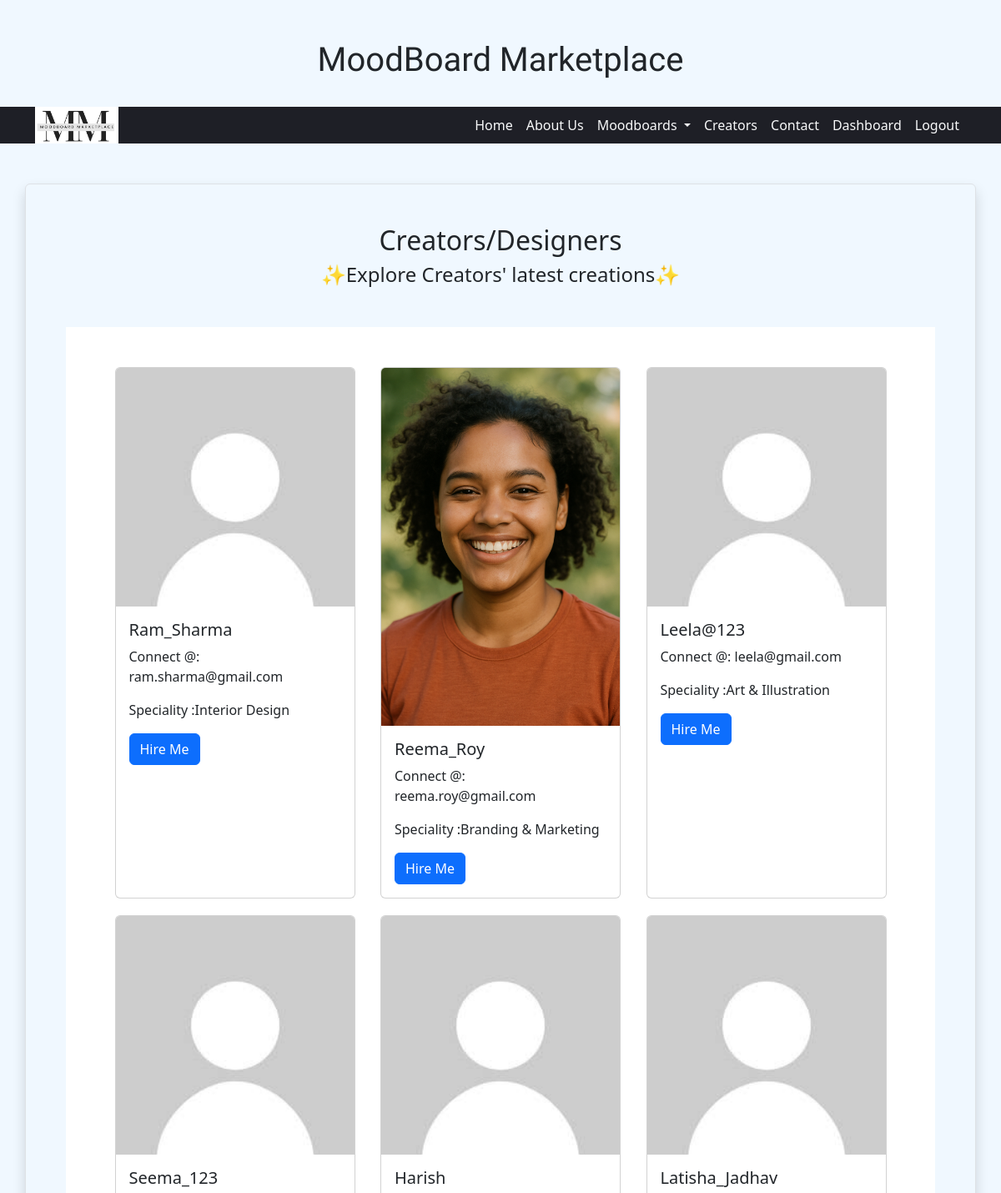
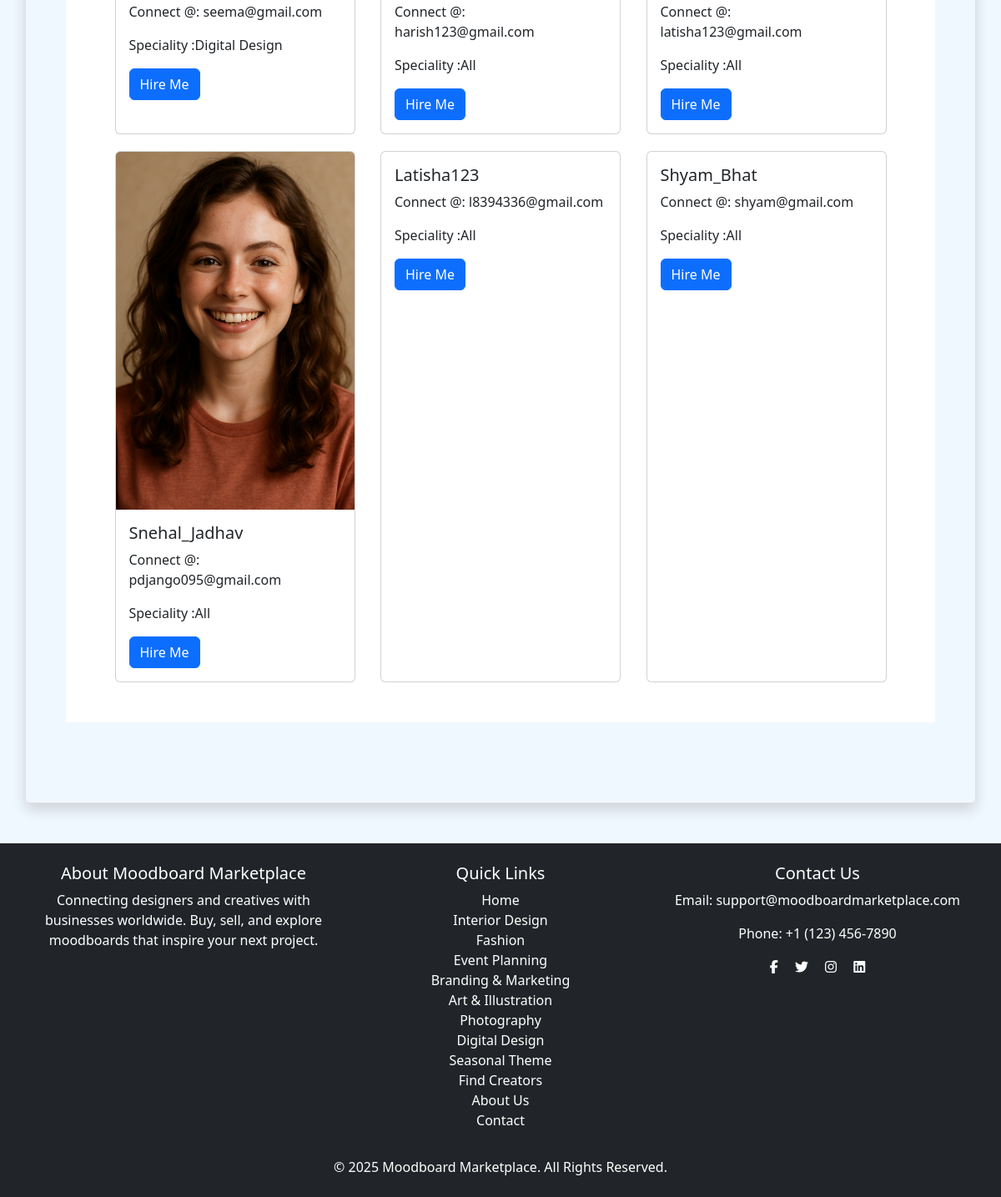
The app's page /moodboards/creators/ (signed in) with its own data (2 pictures, top to bottom).
### moodboards/models.py (models this page shows, shortened)
class User(AbstractUser):
    ROLE_CHOICES = [
        ('creator', 'Creator/Designer'),
        ('buyer', 'Buyer'),
    ]
    Categories = [
    		('All','All'),
		('Seasonal Theme','Seasonal Theme'),
		('Digital Design','Digital Design'),
		('Photography','Photography'),
		('Art & Illustration','Art & Illustration'),
		('Branding & Marketing','Branding & Marketing'),
		('Event Planning','Event Planning'),
		('Fashion','Fashion'),
		('Interior Design','Interior Design'),
	]
    email = models.EmailField(unique=True)
    role = models.CharField(max_length=10, choices=ROLE_CHOICES, default='buyer')
    profile_image = models.ImageField(upload_to='profile_images/', default='profile_images/default.jpeg', blank=True)
    speciality = models.CharField(max_length=30, choices=Categories, default='All')

class Category(models.Model):
	name = models.CharField(max_length=100,unique=True)
	image = models.ImageField(upload_to='category_images/', blank=True, null=True)
	description = models.TextField()

### moodboards/views.py (the view)
# urls.py: path('moodboards/creators/',creators_list,name='creators'),
def creators_list(request):
	designers = User.objects.filter(role='creator')
	return render(request,'moodboards/creators_list.html', {'designers': designers})

### moodboards/context_processors.py (called while the page is built)
def categories_context(request):
    return {
        'categories': Category.objects.all()  # Fetch all categories globally
    }

### templates/moodboards/creators_list.html (shortened to what this page needs)
{% extends 'moodboards/base.html' %}
{% block content %}
<div class="container  p-5 my-5 border rounded shadow">
    <h2 class="text-center">Creators/Designers</h2>
    <h4 class="text-center">✨Explore Creators' latest creations✨</h4>
   <div class="categories container d-flex flex-row flex-wrap justify-content-evenly mt-5 mb-5 p-5">
    {% for designer in designers %}
        <div class="card" style="width: 18rem;">
            <img class="card-img-top" src="{{ designer.profile_image.url }}" alt="{{ designer.name }}">
            <div class="card-body">
              <h5 class="card-title" onclick="location.href='{% url 'creator_profile' designer.id %}'">{{ designer.username }}</h5>
              <p class="card-text">Connect @: {{ designer.email }}</p>
              <p class="card-text">Speciality :{{ designer.speciality }}</p>
              {% if user.is_authenticated and user.role == 'buyer' %}
    <a href="{% url 'hire_designer' designer.id %}" class="btn btn-primary">Hire Me</a>
		{% else %}
    <a href="{% url 'login' %}" class="btn btn-primary">Hire Me</a>
	{% endif %}
            </div>
          </div>
    {% empty %}
        <p>No creators available yet.</p>
    {% endfor %}
   </div>
</div>
{% endblock %}

### templates/moodboards/base.html (shortened to what this page needs)
<!DOCTYPE html>
<html lang="en">
<head>
    <link rel="stylesheet" href="https://cdnjs.cloudflare.com/ajax/libs/font-awesome/6.7.2/css/all.min.css" />
    {% load static %}
    <link rel="stylesheet" href="{% static 'bootstrap/css/bootstrap.min.css' %}">
    <link rel="stylesheet" href="{% static 'css/style.css' %}">
</head>
<body class="d-flex flex-column min-vh-100">
    <header>
        <h1 class="title text-center mt-5">MoodBoard Marketplace</h1>
        <nav class="navbar navbar-expand-lg navbar-dark bg-dark sticky-top">
            <div class="container">
                <a class="navbar-brand" href="#">
                    <img src="{% static 'images/logo.png' %}" alt="MoodBoard Marketplace">
                </a>
                <div class="collapse navbar-collapse" id="navbarNav">
                    <ul class="navbar-nav ms-auto">
                        <li class="nav-item"><a class="nav-link active" href="{% url 'home' %}">Home</a></li>
                        <li class="nav-item"><a class="nav-link" href="{% url 'about' %}">About Us</a></li>
                        <li class="nav-item dropdown">
                            <a class="nav-link dropdown-toggle" href="#" id="moodboardDropdown" role="button" data-bs-toggle="dropdown">
                                Moodboards
                            </a>
                        </li>
                        <li class="nav-item"><a class="nav-link" href="{% url 'creators' %}">Creators</a></li>
                        <li class="nav-item"><a class="nav-link" href="{% url 'contact' %}">Contact</a></li>
                        {% if user.is_authenticated %}
                        	<li class="nav-item"><a class="nav-link" href="{% url 'dashboard' %}">Dashboard</a></li>
    				<li class="nav-item"><a class="nav-link" href="{% url 'logout' %}">Logout</a></li>
			{% else %}
    				<li class="nav-item"><a class="nav-link" href="{% url 'login' %}">Login</a></li>
    				<li class="nav-item"><a class="nav-link" href="{% url 'register' %}">Signup</a></li>
{% endif %}
                    </ul>
                </div>
            </div>
        </nav>
    </header>
    <main class="flex-grow-1">
        {% block content %}
        {% endblock %}
    </main>
<footer class="footer mt-auto py-4 bg-dark text-white">
    <div class="container text-center">
        <div class="row">
            <div class="col-md-4">
                <h5>About Moodboard Marketplace</h5>
                <p>Connecting designers and creatives with businesses worldwide. Buy, sell, and explore moodboards that inspire your next project.</p>
            </div>
            <div class="col-md-4">
                <h5>Quick Links</h5>
                <ul class="list-unstyled">
                    <li><a href="{% url 'home' %}" class="quick-link text-white text-decoration-none">Home</a></li>
                     {% for category in categories %}
            <li><a href="{% url 'moodboard_list' category.id %}" class="quick-link text-white text-decoration-none">{{ category.name }}</a></li>
        {% endfor %}
                    <li><a href="{% url 'creators' %}" class="quick-link text-white text-decoration-none">Find Creators</a></li>
                    <li><a href="{% url 'about' %}" class="quick-link text-white text-decoration-none">About Us</a></li>
                    <li><a href="{% url 'contact' %}" class="quick-link text-white text-decoration-none">Contact</a></li>
                </ul>
            </div>
            <div class="col-md-4">
                <h5>Contact Us</h5>
                <p>Email: support@moodboardmarketplace.com</p>
                <p>Phone: +1 (123) 456-7890</p>
                <div class="social-icons">
                    <a href="#" class="text-white me-3"><i class="fab fa-facebook-f"></i></a>
                    <a href="#" class="text-white me-3"><i class="fab fa-twitter"></i></a>
                    <a href="#" class="text-white me-3"><i class="fab fa-instagram"></i></a>
                    <a href="#" class="text-white"><i class="fab fa-linkedin"></i></a>
                </div>
            </div>
        </div>
        <div class="mt-3">
            <p class="mb-0">&copy; 2025 Moodboard Marketplace. All Rights Reserved.</p>
        </div>
    </div>
</footer>
</body>
</html>

### moodboards/static/css/style.css (style rules this page uses)
body { background-color: aliceblue; }
.title { font-family: "Caprasimo"; text-align: center; margin:2rem; }
.navbar { background-color: #1E1F26 !important; padding:0; }
.navbar-brand { height:100%; padding:0; }
.navbar-brand img { width:100px; max-height:4rem; }
.navbar a { color: #F8F9FA !important; }
.categories { gap: 20px; background-color:white; position:relative; }
footer { background-color: #003366; color: white; text-align: center; padding: 20px; }

### records on screen
User: profile_image (placeholder picture), username "Ram_Sharma", email "ram.sharma@gmail.com", speciality "Interior Design"
User: profile_image (picture), username "Reema_Roy", email "reema.roy@gmail.com", speciality "Branding & Marketing"
User: profile_image (placeholder picture), username "Leela@123", email "leela@gmail.com", speciality "Art & Illustration"
User: profile_image (placeholder picture), username "Seema_123", email "seema@gmail.com", speciality "Digital Design"
User: profile_image (placeholder picture), username "Harish", email "harish123@gmail.com", speciality "All"
User: profile_image (placeholder picture), username "Latisha_Jadhav", email "latisha123@gmail.com", speciality "All"
User: profile_image (picture), username "Snehal_Jadhav", email "pdjango095@gmail.com", speciality "All"
User: username "Latisha123", email "l8394336@gmail.com", speciality "All"
User: username "Shyam_Bhat", email "shyam@gmail.com", speciality "All"
Category: name "Interior Design"
Category: name "Fashion"
Category: name "Event Planning"
Category: name "Branding & Marketing"
Category: name "Art & Illustration"
Category: name "Photography"
Category: name "Digital Design"
Category: name "Seasonal Theme"
